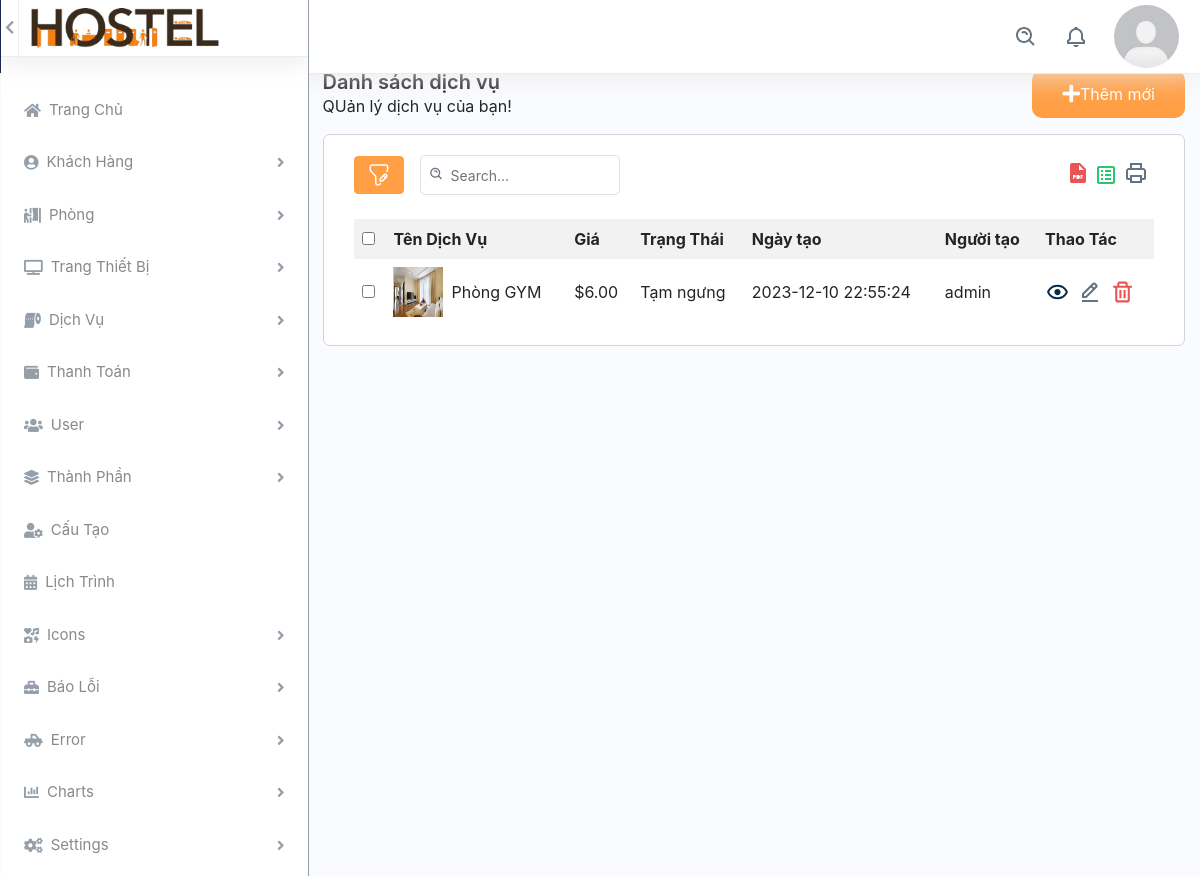
The page /back_end/list-dv.php (signed in) on the database its author committed.
### tables this page shows
CREATE TABLE `dichvu` (
  `id` int(11) NOT NULL,
  `ten_dv` varchar(255) NOT NULL,
  `gia` decimal(10,2) NOT NULL,
  `trangthai` varchar(255) NOT NULL,
  `ngaytao` datetime DEFAULT current_timestamp(),
  `nguoitao` varchar(255) NOT NULL,
  `anh` varchar(255) NOT NULL
);

### config/database.php (called while the page is built, shortened)
<?php
class Database {
    private $host = servername;
    private $user = username;
    private $password = password;
    private $dbname = dbname;
    private $link;
    private function connectDB() {
        $this->link = new mysqli($this->host, $this->user, $this->password, $this->dbname);
    }
    public function select($query) {
        $result = $this->link->query($query) or die($this->link->error . __LINE__);
        if ($result->num_rows > 0) {
            return $result;
        } else {
            return false;
        }
    }
}
?>

### back_end/list-dv.php (the view, shortened to what this page needs)
<?php
if(empty($_SESSION['username'])){
    var_dump($_SESSION['username']);
    header("location: dang_nhap.html");
} else{ ?>
    <?php
    include 'header.php';
    include 'side-bar.php';
    ?>
        <div class="col-md-9">
            <div class="col-12 container-content">
                <div class="header-content pb-3">
                    <div class="title-content">
                        <h3 class="m-0 strong">Danh sách dịch vụ</h3>
                        <div class="span">QUản lý dịch vụ của bạn!</div>
                    </div>
                    <a href="add-dv.php" class="button-add">
                        <i class="fas fa-plus"></i>
                        <span>Thêm mới</span>
                    </a>
                </div>
                <div class="content-add-room col-12">
                    <?php
                    include '../config/database.php';
                    ?>
                    <div class="table-top d-flex justify-content-between mb-4">
                        <div class="search-set d-flex align-items-center mr-2">
                            <div class="search-path mr-3">
                                <a class="btn btn-filter" id="filter_search">
                                    <img src="../assets/img/filter.svg" alt="img">
                                </a>
                            </div>
                            <div class="search-input">
                                <a class="btn btn-searchset"><img src="../assets/img/search-white.svg" alt="img"></a>
                                <div id="DataTables_Table_0_filter" class="dataTables_filter">
                                    <label>
                                        <input type="search" id="searchInput" class="form-control form-control-sm" placeholder="Search..." aria-controls="DataTables_Table_0">
                                    </label>
                                </div>
                            </div>
                        </div>
                        <div class="wordset d-flex align-items-center">
                            <ul class="d-flex">
                                <li class="mr-2">
                                    <a data-bs-toggle="tooltip" data-bs-placement="top" title="" data-bs-original-title="pdf" aria-label="pdf"><img src="../assets/img/pdf.svg" alt="img"></a>
                                </li>
                                <li class="mr-2">
                                    <a data-bs-toggle="tooltip" data-bs-placement="top" title="" data-bs-original-title="excel" aria-label="excel"><img src="../assets/img/excel.svg" alt="img"></a>
                                </li>
                                <li class="mr-2">
                                    <a data-bs-toggle="tooltip" data-bs-placement="top" title="" data-bs-original-title="print" aria-label="print"><img src="../assets/img/printer.svg" alt="img"></a>
                                </li>
                            </ul>
                        </div>
                    </div>
                    <div id="contents">
                        <?php
                        $db = new Database();
                        $sql = "SELECT * FROM dichvu";
                        $result = $db->select($sql);
                        ?>
                        <?php if ($result->num_rows > 0) { ?>
                            <table class="table-data">
                                <tr>
                                    <th>
                                        <input type="checkbox" name="check_all">
                                    </th>
                                    <th>Tên Dịch Vụ</th>
                                    <th>Giá</th>
                                    <th>Trạng Thái</th>
                                    <th>Ngày tạo</th>
                                    <th>Người tạo</th>
                                    <th>Thao Tác</th>
                                </tr>
                                <?php while ($row = $result->fetch_assoc()) { ?>
                                    <tr>
                                        <td><input type="checkbox" name="check_daughter"></td>
                                        <td class="d-flex align-items-center"><img class="img-fluid img-responsive mr-2" height="10" width="10" src="../assets/img/<?php echo $row['anh']; ?>" alt="Dich vu ki tuc xa"> <?php echo $row['ten_dv']; ?></td>
                                        <td><span>$</span><?php echo $row['gia']; ?></td>
                                        <td><?php echo $row['trangthai']; ?></td>
                                        <td><?php echo $row['ngaytao']; ?></td>
                                        <td><?php echo $row['nguoitao'] ?></td>
                                        <td class="d-flex thao-tac">
                                            <a class="me-3" href="../front_end/dichvu-detail.php?id=<?php echo $row['id'];?>">
                                                <img src="../assets/img/eye.svg" alt="img" class="img-fluid">
                                            </a>
                                            <a class="me-3" href="sua-dv.php?id=<?php echo $row['id']; ?>">
                                                <img src="../assets/img/edit.svg" alt="img" class="img-fluid icon-edit">
                                            </a>
                                            <a class="confirm-text" href="xoa-dv.php?id=<?php echo $row['id']; ?>">
                                                <img src="../assets/img/delete.svg" alt="img" class="img-fluid">
                                            </a>
                                        </td>
                                    </tr>
                                <?php } ?>
                            </table>
                        <?php } else {
                            echo "Không có dữ liệu.";
                        } ?>
                    </div>
                </div>
            </div>
        </div>
    </div>
    </body>
    </html>
<?php } ?>

### assets/css/duyet.css (style rules this page uses)
img { height: auto; width: 100%; }
body, html { height: 100%; margin: 0; background-color: #FAFBFE; }
i.fas, i.fab { display: flex; flex-direction: column; justify-content: center; font-size: 15px; color: #959FA9; }
.container-content { margin-top: 70px; position: relative; overflow-y: scroll; overflow: hidden; }
.button-add { display: flex; padding: 0 30px; border-radius: 10px; background-color: #FF9E43; color: white; }
.button-add i { display: flex; flex-direction: column; justify-content: center; font-size: 20px; color: white; }
.button-add span { display: flex; flex-direction: column; justify-content: center; }
.header-content { display: flex; justify-content: space-between; }
.table-data { width: 100%; border-collapse: collapse; }
.table-data th,.table-data td { padding: 8px; text-align: left; }
.table-data th { background-color: #f2f2f2; }
table.table-data img { width: 50px; height: 50px; }
a#filter_search { border: 1px solid #FF9E43; background: #FF9E43; }
div#DataTables_Table_0_filter input { background: transparent; height: 40px; border: 1px solid rgba(145, 158, 171, 0.32); width: 200px; border-radius: 5px ; padding: 0 15px 0 30px; }
div#DataTables_Table_0_filter { position: relative; height: 100%; }
a.btn.btn-searchset { padding: 2px; border-radius: 50px; position: absolute; top: 8px; left: 6px; z-index: 2; }
.search-input { position: relative; }
div#DataTables_Table_0_filter label { margin: 0; }
td.thao-tac .icon-edit { width: 16px; }
td.thao-tac img { width: 25px; }
.content-add-room { padding: 20px 30px; border: 1px solid #CED4D9; border-radius: 7px; background: #ffffff; }
.strong { font-weight: 600; font-size: 20px; }

### rows shown on the page
dichvu: anh (picture), ten_dv "Phòng GYM", gia "6.00", trangthai "Tạm ngưng", ngaytao "2023-12-10 22:55:24", nguoitao "admin"
